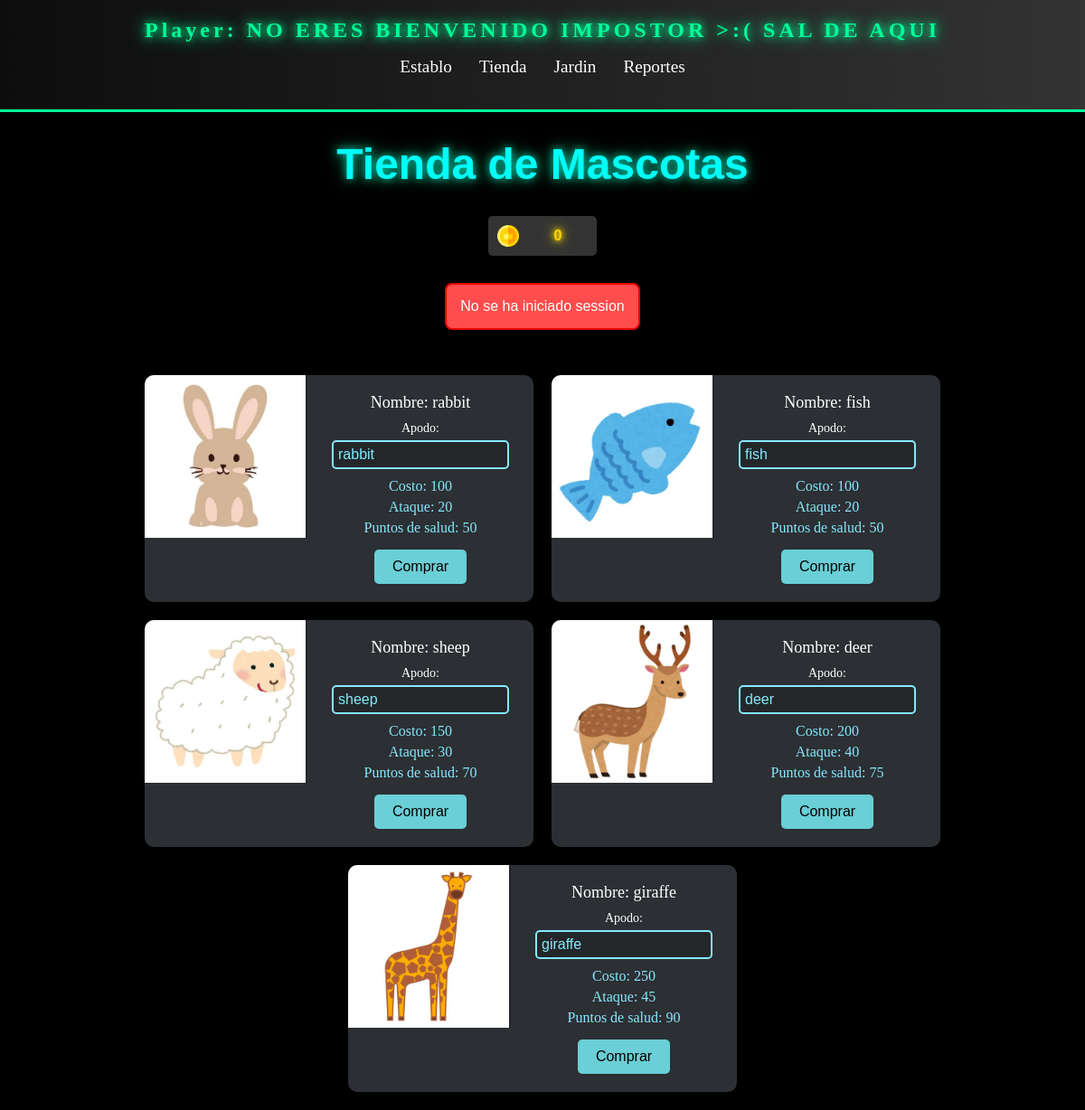
The app's page /servidor/users/store/store.php with its own data.
### tables this page shows
CREATE TABLE Animals(
	id INTEGER PRIMARY KEY AUTO_INCREMENT,
	cost INTEGER NOT NULL DEFAULT 0,
	atk_base INTEGER NOT NULL DEFAULT 1,
	ps_base INTEGER NOT NULL DEFAULT 0,
	link_img VARCHAR(30),
	def_name VARCHAR(10) NOT NULL UNIQUE

);

### servidor/users/store/economic.php (called while the page is built, shortened)
<?php
require '../../session.php';
require '../../db_connection.php';
$gold = 0;
try {
    $id_user = get_session_data();
    $sql = "SELECT gold FROM Users WHERE id = ? LIMIT 1";
    $stmt = $conn->prepare($sql);
    $stmt->bind_param("i", $id_user);
    $stmt->execute();
    $result = $stmt->get_result();
    if ($result->num_rows > 0) {
        $row = $result->fetch_assoc();
        $gold = $row["gold"];
    } else {
        $error = 'No se ha iniciado session';
    }
} catch (mysqli_sql_exception $e) {
    $error = "" . $e->getMessage();
}
?>

### servidor/session.php (called while the page is built, shortened)
<?php
function get_session_data() {
    if (isset($_COOKIE['session'])) {
        $encryptedData = $_COOKIE['session'];
        $method = 'aes-256-cbc';
        $key = hash('sha256', PASS_PHRASE, true);
        $data = base64_decode($encryptedData);
        $iv = substr($data, 0, 16);
        $encrypted = substr($data, 16);
        $data = openssl_decrypt($encrypted, $method, $key, 0, $iv);
        try {
            $data = (int) $data;
            return $data;
        } catch (Exception $e) {
            return -1;
        }
    } else {
        return -1;
    }
}

### servidor/users/store/animal-on-sale.php (the view)
<?php
class Animal_on_sale {
    public $id = -1;
    public $cost = '';
    public $atk = '';
    public $ps = '';
    public $link = '';
    public $name = '';
    public function __construct($id, $cost, $atk, $ps, $link, $name) {
        $this->id = $id;
        $this->cost = $cost;
        $this->atk = $atk;
        $this->ps = $ps;
        $this->link = $link;
        $this->name = $name;
    }
    public function show_form()  {
        $html ="
        <form action=\"buy.php\" method=\"POST\">
            <div class=\"card\">
                <div>
                    <img src=\"../$this->link\">
                </div>
                <input type=\"hidden\" id=\"id\" name=\"id\" required value=\"$this->id\">
                <div class=\"card-content\">
                    <p>Nombre: $this->name</p>
                    <label for=\"alias\">Apodo:</label>
                    <input type=\"text\" id=\"alias\" name=\"alias\" value=\"$this->name\">
                    <ul>
                        <li>Costo: $this->cost</li>
                        <li>Ataque: $this->atk</li>
                        <li>Puntos de salud: $this->ps</li>
                    </ul>
                    <button type=\"submit\" name=\"buy\">Comprar</button>
                </div>
            </div>
        </form>
        ";
        return $html;
    }
}
?>

### servidor/users/store/store.php (shortened to what this page needs)
<?php
require '../../db_connection.php';
require 'animal-on-sale.php';
require 'economic.php';
try {
    $sql = "SELECT * FROM Animals";
    $stmt = $conn->prepare($sql);
    $stmt->execute();
    $result = $stmt->get_result();
} catch (mysqli_sql_exception $e) {
    $error = "" . $e->getMessage();
}
?>
<!DOCTYPE html>
<html lang="es">
<head>
    <link rel="stylesheet" href="../../styles/styles.css">
    <link rel="stylesheet" href="../../styles/store-styles.css">
</head>
<body>
    <?php include '../header.php'; ?>
    <h1 class="gamer-title">
        Tienda de Mascotas
    </h1>
    <div class="gold-container centrado">
        <img src="../../img/icons/coin.png" alt="Gold Icon" class="gold-icon">
        <div class="centrado">
            <span class="gold-amount animated"> <?php echo $gold ?> </span>
        </div>
    </div>
    <div class="internal centrado">
        <?php
        if ($error != "") {
            echo "<div class=\"error-message\">" . $error . "</div>";
        }
        ?>
    </div>
    <div class="internal centrado">
        <?php
        if ($result->num_rows > 0) {
            while ($row = $result->fetch_assoc()) {
                $animal = new Animal_on_sale($row['id'], $row['cost'], $row['atk_base'],
                            $row['ps_base'], $row['link_img'], $row['def_name']);
                echo $animal->show_form();
            }
        } else {
            $error = "No se han encontrado animales en venta";
        }
        ?>
    </div>
</body>
</html>

### servidor/users/header.php
<header>
    <h1>Player:
        <?php
        if (isset($_COOKIE["username"])) {
            echo "<b>" . $_COOKIE["username"] . "<b>";
        } else {
            echo "<b>NO ERES BIENVENIDO IMPOSTOR >:( SAL DE AQUI</b>";
        }
        ?>
    </h1>
    <nav>
        <ul>
            <li><a href="../game/dashboard.php">Establo</a></li>
            <li><a href="../store/store.php">Tienda</a></li>
            <li><a href="garden.php">Jardin</a></li>
            <li><a href="user-reports.php">Reportes</a></li>
        </ul>
    </nav>
</header>

### servidor/styles/styles.css (style rules this page uses)
* { box-sizing: border-box; }
body { margin: 0; background-color: #000; }
.centrado { display: block; margin:auto; text-align: center; }
.internal { width: 80%; min-width: 400px; display: flex; flex-direction: row; flex-wrap: wrap; justify-content: center; align-items: center; gap: 20px; max-width: 1400px; margin: 0 auto; padding: 20px 10px; }
.gamer-title { font-family: 'Orbitron', sans-serif; font-size: 3rem; color: #00fff7; text-shadow: 0 0 10px rgba(0, 255, 225, 0.771), 0 0 20px rgba(0, 255, 153, 0.5); padding: 10px 20px; text-align: center; box-shadow: 0 4px 8px rgba(0, 0, 0, 0.5); margin: 20px 0; }
header { background: linear-gradient(90deg, #0d0d0d, #333); padding: 20px 0; text-align: center; position: relative; box-shadow: 0px 4px 15px rgba(0, 0, 0, 0.5); border-bottom: 3px solid #00ff99; }
header h1 { color: #00ff99; font-size: 1.5rem; letter-spacing: 4px; margin: 0; text-shadow: 0px 0px 10px #00ff99, 0px 0px 20px #00ff99; }
header nav { margin-top: 10px; }
header nav ul { list-style: none; padding: 0; display: flex; justify-content: center; gap: 30px; }
header nav ul li { display: inline-block; }
header nav ul li a { color: #ffffff; text-decoration: none; font-size: 1.2rem; position: relative; transition: color 0.3s ease; }
header nav ul li a::after { content: ''; position: absolute; width: 0; height: 3px; background: #00ff99; left: 0; bottom: -5px; transition: width 0.3s ease; }
header * { position: relative; z-index: 1; }
.error-message { background-color: #ff4c4c; color: #ffffff; border: 2px solid #e60000; border-radius: 8px; padding: 15px; font-family: 'Press Start 2P', sans-serif; box-shadow: 0 4px 8px rgba(0, 0, 0, 0.3); margin: 10px 0; text-align: center; }

### servidor/styles/store-styles.css (style rules this page uses)
.gold-container { width: 10%; min-width: 80px; display: flex; align-items: center; background: #333; padding: 10px; border-radius: 5px; box-shadow: 0 4px 8px rgba(0, 0, 0, 0.5); font-family: 'Arial', sans-serif; color: #fff; font-size: 16px; }
.gold-icon { width: 24px; height: 24px; margin-right: 10px; }
.gold-amount { font-weight: bold; color: #ffd700; text-shadow: 0 0 5px #ffd700, 0 0 10px #ffd700, 0 0 15px #ffd700; transition: text-shadow 0.3s ease-in-out; }
.gold-amount.animated { animation: pulse 1s infinite; }
.card { display: flex; background-color: #2c2f33; border-radius: 10px; box-shadow: 0 0 15px rgba(0, 0, 0, 0.5); width: 430px; overflow: hidden; }
.card img { width: 180px; height: 180px; object-fit: cover; border-right: 2px solid #23272a; }
.card-content { padding: 20px; flex-grow: 1; }
.card-content p { margin: 0 0 10px; font-size: 18px; color: #ffffff; }
.card-content ul { list-style-type: none; padding: 0; margin: 0 0 15px; }
.card-content ul li { font-size: 16px; margin-bottom: 5px; color: #86e9ff; }
.card-content input[type="text"] { font-size: 16px; margin-bottom: 10px; color: #86e9ff; background-color: #23272a; border: 2px solid #86e9ff; padding: 5px; border-radius: 5px; width: calc(100% - 14px); }
.card-content label { display: block; font-size: 14px; margin-bottom: 5px; color: #ffffff; }
.card-content button { background-color: #6acfd6; color: #000000; border: none; padding: 10px 20px; font-size: 16px; border-radius: 5px; cursor: pointer; transition: background-color 0.3s; }

### records on screen
animals: link_img (picture), def_name "rabbit", alias "rabbit", cost "100", atk_base "20", ps_base "50"
animals: link_img (picture), def_name "fish", alias "fish", cost "100", atk_base "20", ps_base "50"
animals: link_img (picture), def_name "sheep", alias "sheep", cost "150", atk_base "30", ps_base "70"
animals: link_img (picture), def_name "deer", alias "deer", cost "200", atk_base "40", ps_base "75"
animals: link_img (picture), def_name "giraffe", alias "giraffe", cost "250", atk_base "45", ps_base "90"

### other values on screen
$gold "0"
$error "No se ha iniciado session"
